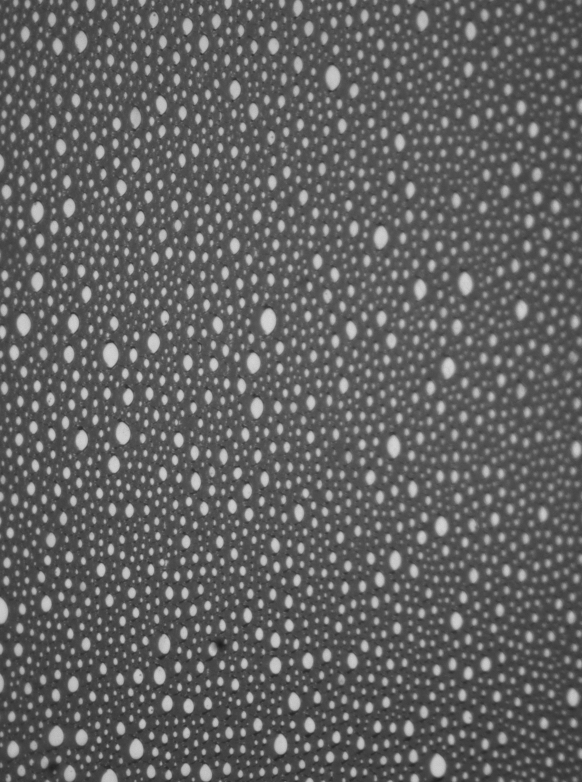
#> input picture data/304910.png, 582 x 782 px; its folder holds only this picture in this run
$ python img_analysis.py
#> lines starting #> are read from the running program, lines starting #| are printed output that depends on the picture; after the words box and inside, x2 and y2 are one past the last pixel; in counts of white or black regions, pixels touching at a corner belong together

"""
Created on Mon Nov 15 09:34:54 2021

@author: lamolinairie
"""
import csv
import matplotlib.colors as mcolors
from PIL import Image
import pandas as pd
import cv2   #install opencv-python
import numpy as np
import matplotlib.pyplot as plt
import os
import statistics

##### function to load and convert image
def load_and_convert_image(input_image):
    ''' load the file and returns it in grayscale
    as well as an empty canvas, and the binarized image'''
#> called with input_image = 'data/304910.png'
    # Reading image and converting it to gray scale
    # font = cv2.FONT_HERSHEY_COMPLEX
    img = cv2.imread(input_image)
#> img is the input picture: shape (782, 582, 3); min 28, max 214, mean 97.7
    gray_img = cv2.cvtColor(img, cv2.COLOR_BGR2GRAY)
    gray_img = gray_img[0:782, 10:582]
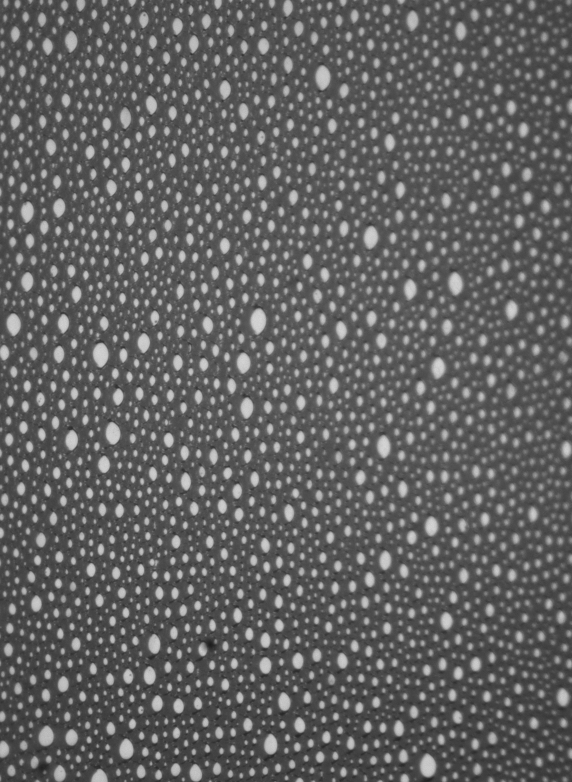
#> gray_img: shape (782, 572); min 28, max 214, mean 97.8

    # get a blank canvas for drawing contour
    canvas = np.zeros(gray_img.shape, np.uint8)

    th2 = cv2.adaptiveThreshold(gray_img, 255, cv2.ADAPTIVE_THRESH_MEAN_C, cv2.THRESH_BINARY_INV, 55, 5)
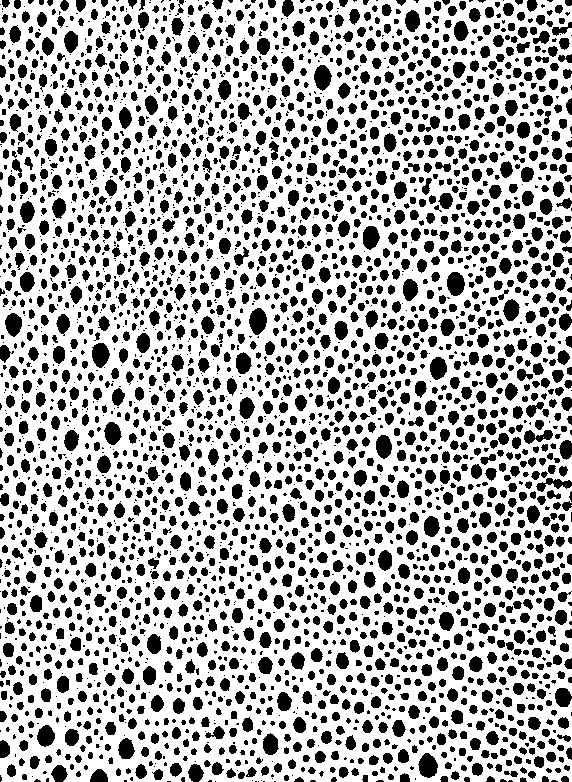
#> th2: shape (782, 572); 68.1% white; 3691 black regions (1436 under 20 px), largest, box (x1, y1, x2, y2) and area: (418, 753, 438, 778) 358, (249, 308, 267, 335) 355, (447, 272, 465, 296) 335
    #Couper les bords qui gènent à l exclude borders
    #threshold = threshold[0:782, 15:582]
    th2 = cv2.bitwise_not(th2)
#> th2: shape (782, 572); 31.9% white; 3691 white regions (1436 under 20 px)

    contours, hierarchy = cv2.findContours(th2,cv2.RETR_TREE,cv2.CHAIN_APPROX_SIMPLE)
#> contours = 3698 contours, 1882 with area under 20; largest, box (x1, y1, x2, y2) and area: (418, 753, 438, 778) 327, (249, 308, 267, 335) 324, (447, 272, 465, 296) 304, (92, 343, 110, 368) 302, (314, 65, 332, 91) 301
    for cnt in contours:
        cv2.drawContours(th2,[cnt],0,255,-1)
#> this loop made 3698 passes
#> cnt on passes 1 to 3: [[274, 781], [275, 781]], [[263, 781], [264, 781]], [[258, 781]]
    im_adapt = cv2.bitwise_not(th2)
    im_adapt = cv2.bitwise_not(im_adapt)

    cv2.waitKey(0)

    return gray_img, canvas, im_adapt

##### function to analyse the contours and extract the area of the bubbles (and so the radius)
def analyse_contours(contours, min_area=10):
    ''' Function which analyses the contour and extract the geometrical informations, such as:
        Area, Perimeter, center of mass, ....'''
    areas = np.array([cv2.contourArea(i)for i in contours])
    perimeters = np.array([cv2.arcLength(i,True)for i in contours])
    #discards too small droplets, value for min_area should eventually be better defined
    perimeters = perimeters[areas>min_area]
    areas = areas[areas>min_area]
    centers_of_mass = []
    for j, cnt in enumerate(contours):
        if cv2.contourArea(cnt) > min_area:
            M = cv2.moments(cnt)
            cx= int(M['m10']/M['m00'])
            cy= int(M['m01']/M['m00'])
            centers_of_mass.append([cx,cy])
    return areas, perimeters, np.array(centers_of_mass)

### Function to reject non entire bubbles (at the borders)
def reject_borders(image_):
    out_image = image_.copy()
    h, w = image_.shape[:2]
    for row in range(h):
        if out_image[row, 0] == 255:
            cv2.floodFill(out_image, None, (0, row), 0)
        if out_image[row, w - 1] == 255:
            cv2.floodFill(out_image, None, (w - 1, row), 0)
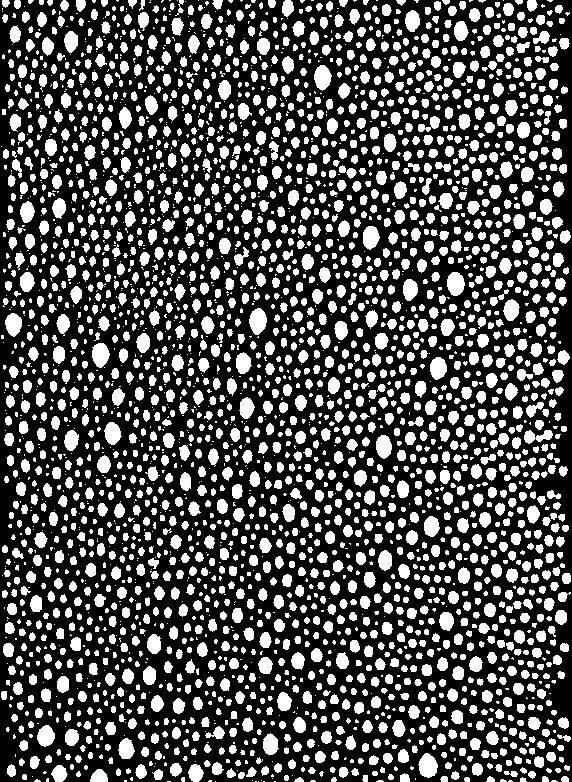
#> out_image: shape (782, 572); 31.2% white; 3607 white regions (1398 under 20 px), largest, box (x1, y1, x2, y2) and area: (418, 753, 438, 778) 358, (249, 308, 267, 335) 355, (447, 272, 465, 296) 335
    for col in range(w):
        if out_image[0, col] == 255:
            cv2.floodFill(out_image, None, (col, 0), 0)
        if out_image[h - 1, col] == 255:
            cv2.floodFill(out_image, None, (col, h - 1), 0)
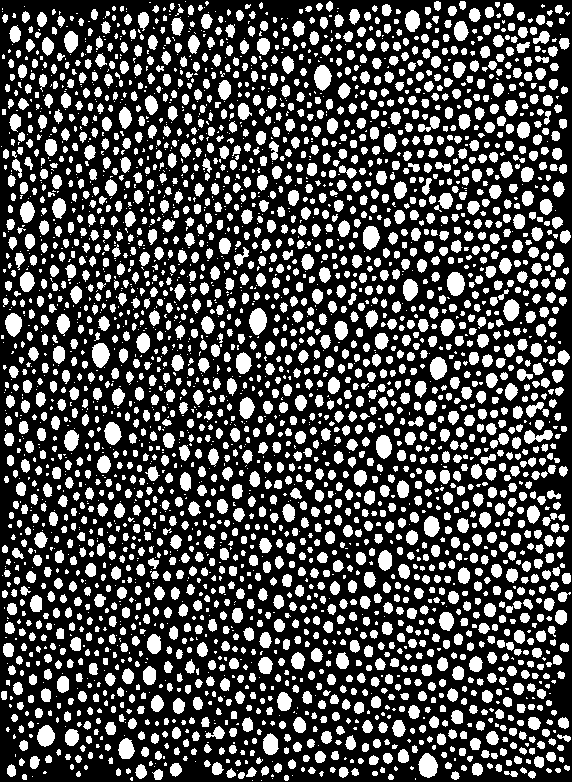
#> out_image: shape (782, 572); 30.7% white; 3540 white regions (1362 under 20 px), largest, box (x1, y1, x2, y2) and area: (418, 753, 438, 778) 358, (249, 308, 267, 335) 355, (447, 272, 465, 296) 335
    return out_image

##### function to calculate the liquid fraction (with the numbers of black and white pixels)
def calc_liquid_volume_fraction(threshold):
    ''' From the binarized and holes filled image calculates the liquid volume fraction'''
    vol_h = 1 - np.count_nonzero(im_adapt) / (np.shape(im_adapt)[0] * np.shape(im_adapt)[1])
    frac_v = 100*0.36*(1-np.sqrt(1-vol_h))**2
    return vol_h, frac_v

def skeleton(img):
    # Step 1: Create an empty skeleton
    size = np.size(img)
#> size = 447304
    skel = np.zeros(img.shape, np.uint8)
    img = cv2.bitwise_not(img)
    # Get a Cross Shaped Kernel
    element = cv2.getStructuringElement(cv2.MORPH_CROSS, (3,3))
#> element = [[0, 1, 0], [1, 1, 1], [0, 1, 0]]

    # Repeat steps 2-4
    while True:
        #Step 2: Open the image
        open = cv2.morphologyEx(img, cv2.MORPH_OPEN, element)
        #Step 3: Substract open from the original image
        temp = cv2.subtract(img, open)
        #Step 4: Erode the original image and refine the skeleton
        eroded = cv2.erode(img, element)
        skel = cv2.bitwise_or(skel,temp)
        img = eroded.copy()
        # Step 5: If there are no white pixels left ie.. the image has been completely eroded, quit the loop
        if cv2.countNonZero(img)==0:
            break
#> this loop made 10 passes
#> pass 1, in skeleton, `temp = cv2.subtract(img, open)`:
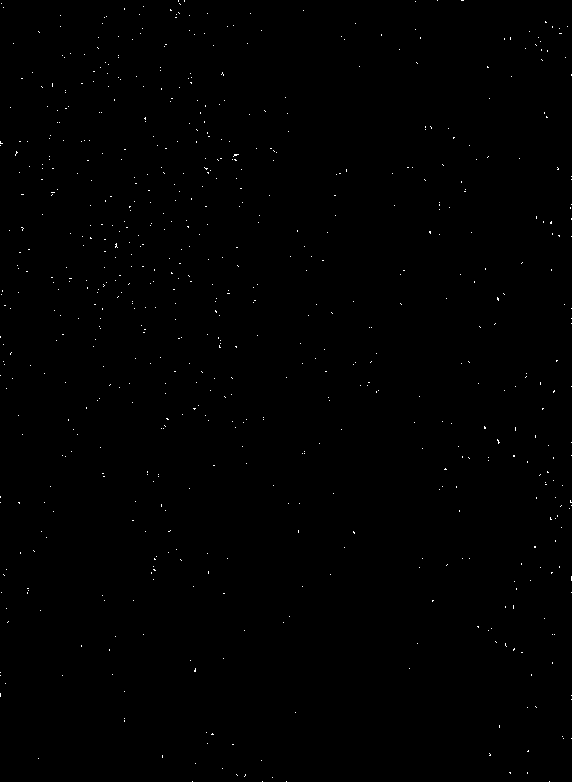
#> temp: shape (782, 572); 0.24% white in thin lines or dots
#> pass 1, in skeleton, `eroded = cv2.erode(img, element)`:
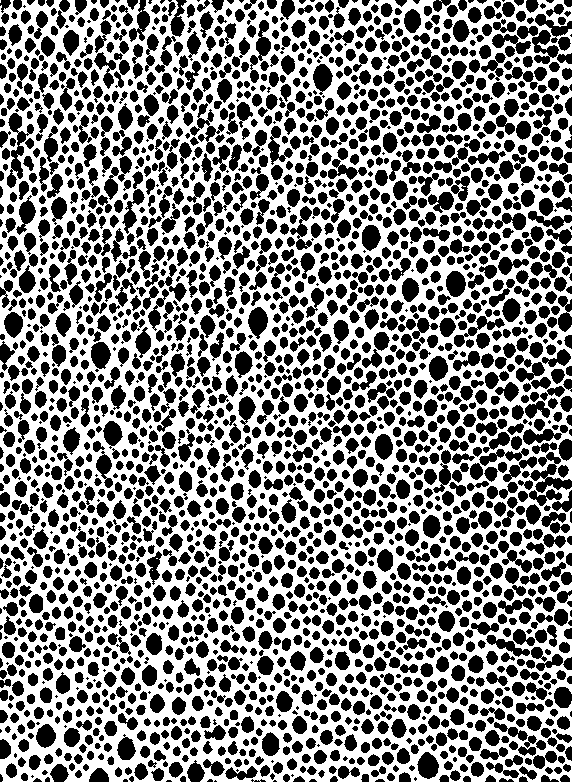
#> eroded: shape (782, 572); 52.2% white; 2601 black regions (269 under 20 px), largest, box (x1, y1, x2, y2) and area: (7, 113, 34, 188) 712, (530, 452, 572, 493) 701, (190, 103, 225, 154) 536
#> after the loop:
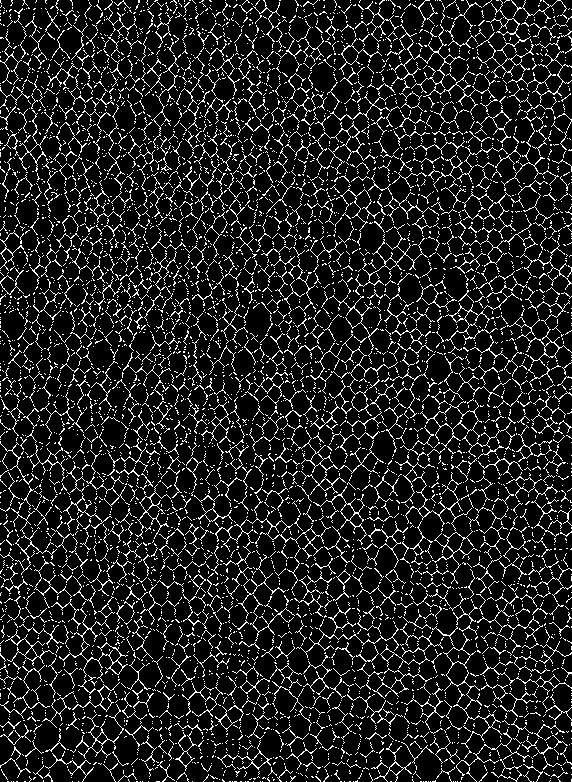
#> skel: shape (782, 572); 12.5% white in thin lines or dots
    skel2 = cv2.bitwise_not(skel)
#> skel2: shape (782, 572); 87.5% white; black in thin lines or dots
    cv2.waitKey(0)
    return skel, skel2

def calc_specific_area(skelete):
    ''' From the binarized and holes filled image calculates the liquid volume fraction'''
    height, width = skelete.shape
    S_V = np.count_nonzero(skel)/( height* width*0.01168*0.1) #cm-1
    return S_V


path_data = r'data'

all_data_params = pd.DataFrame()

for filename in os.listdir(path_data):
    if filename.endswith('.png'):
        average_params = pd.DataFrame()
        gray_img, canvas, im_adapt = load_and_convert_image(os.path.join(path_data,filename)) #to calcultate S/V, liquid fraction
        img_out = reject_borders(im_adapt) #to calculate the radius
       # img_out=im_adapt

        skel, skel2=skeleton(im_adapt)
        contours, hierarchy= cv2.findContours(img_out, cv2.RETR_TREE,cv2.CHAIN_APPROX_SIMPLE)
#> contours = 3540 contours, 1784 with area under 20; largest, box (x1, y1, x2, y2) and area: (418, 753, 438, 778) 327, (249, 308, 267, 335) 324, (447, 272, 465, 296) 304, (92, 343, 110, 368) 302, (314, 65, 332, 91) 301
        areas, perimeters, centers_of_mass = analyse_contours(contours, min_area=10)
#> in analyse_contours, `areas = np.array([cv2.contourArea(i)for i in contours])`: areas = 3540 values, max 327 at index 85, min 0 at index 0, mean 30
#> in analyse_contours, `perimeters = np.array([cv2.arcLength(i,True)for i in contours])`: perimeters = 3540 values, max 87.5 at index 1434, min 0 at index 0, mean 17.75
#> in analyse_contours, `perimeters = perimeters[areas>min_area]`: perimeters = 2302 values, max 87.5 at index 1017, min 12.24 at index 81, mean 25.03
#> in analyse_contours, `areas = areas[areas>min_area]`: areas = 2302 values, max 327 at index 57, min 10.5 at index 8, mean 45
#> the loop in analyse_contours, `for j, cnt in enumerate(contours):` made 3540 passes
#> (cx, cy) on passes 8, 9, 11, 12, 13, 14, 15, 16: (286, 777), (390, 776), (24, 776), (240, 774), (531, 774), (511, 773), (454, 775), (374, 773)
#> after the loop in analyse_contours, `for j, cnt in enumerate(contours):`: centers_of_mass = 2302 pairs, first value 3 to 566, second value 4 to 777
        vol_h, frac_v=calc_liquid_volume_fraction(im_adapt)
#> in calc_liquid_volume_fraction, `vol_h = 1 - np.count_nonzero(im_adapt) / (np.shape(im_adapt)[0] * np.s..`: vol_h = 0.681
#> in calc_liquid_volume_fraction, `frac_v = 100*0.36*(1-np.sqrt(1-vol_h))**2`: frac_v = 6.81
#> vol_h = 0.681; frac_v = 6.81
        S_V_val = calc_specific_area(skel)
#> in calc_specific_area, `S_V = np.count_nonzero(skel)/( height* width*0.01168*0.1)`: S_V = 107
#> S_V_val = 107
        plt.figure()

        plt.axis('off')
        plt.imshow(im_adapt, cmap='gray')
        plt.savefig(str(filename)+'binary.jpg',dpi = 259,bbox_inches='tight', pad_inches=0)


        plt.axis('off')
        plt.imshow(skel2, cmap='gray')

        plt.savefig(str(filename)+'skeleton.jpg',dpi = 260,bbox_inches='tight', pad_inches=0)


        rad_px= np.sqrt(areas/np.pi)
#> rad_px = 2302 values, max 10.2 at index 57, min 1.83 at index 8, mean 3.54
        radius =  rad_px*0.01168
#> radius = 2302 values, max 0.119 at index 57, min 0.0214 at index 8, mean 0.0414
        mean_radius_val = statistics.mean(radius)
#> mean_radius_val = 0.0414
        radiuslist = radius.tolist()
#> radiuslist has the same summary as radius
        N_bubble = len(radiuslist)
#> N_bubble = 2302
        arealist=areas.tolist()
#> arealist has the same summary as areas in analyse_contours
       # print(radiuslist)


        data_pars = {'file': filename,
                    'S_V_img': S_V_val, # cm^(-1)
                    'radius_mean' : mean_radius_val, # cm
                    'liquid_frac' : frac_v,
                    'N_bubbles' : N_bubble} # %
#> data_pars = {'file': '304910.png', 'S_V_img': 107, 'radius_mean': 0.0414, 'liquid_frac': 6.81, 'N_bubbles': 2302}
#> (the run stopped early here; a loop or call above may not have finished)

$ run again, on data/304912.png
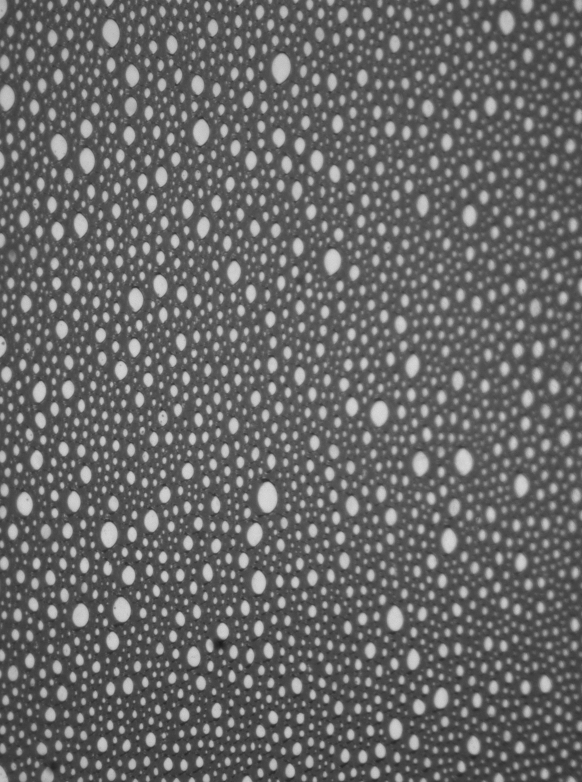
#> input picture data/304912.png, 582 x 782 px
#> in load_and_convert_image, img is the input picture: shape (782, 582, 3); min 27, max 217, mean 103.6
#> in load_and_convert_image, `contours, hierarchy = cv2.findContours(th2,cv2.RETR_TREE,cv2.CHAIN_APP..`: contours = 3312 contours, 1580 with area under 20; largest, box (x1, y1, x2, y2) and area: (247, 482, 268, 513) 478, (261, 53, 281, 84) 434, (443, 448, 464, 476) 403, (360, 401, 380, 427) 366, (91, 19, 110, 47) 355
#> the loop in load_and_convert_image, `for cnt in contours:` made 3312 passes
#> cnt on passes 1, 2, 4: [[375, 781], [378, 781]], [[56, 781], [58, 781]], [[353, 780], [352, 781], [350, 781], [354, 781]]
#> canvas: shape (782, 572); every value is 0
#> after the loop in reject_borders, `for col in range(w):`:
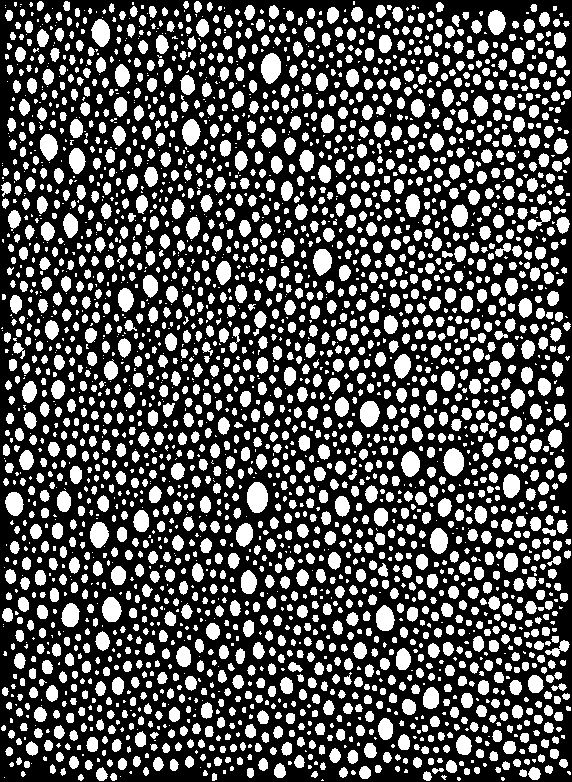
#> out_image: shape (782, 572); 32.4% white; 3169 white regions (1178 under 20 px), largest, box (x1, y1, x2, y2) and area: (247, 482, 268, 513) 515, (261, 53, 281, 84) 470, (443, 448, 464, 476) 437
#> size = 447304
#> element = [[0, 1, 0], [1, 1, 1], [0, 1, 0]]
#> after the loop in skeleton, `while True:`:
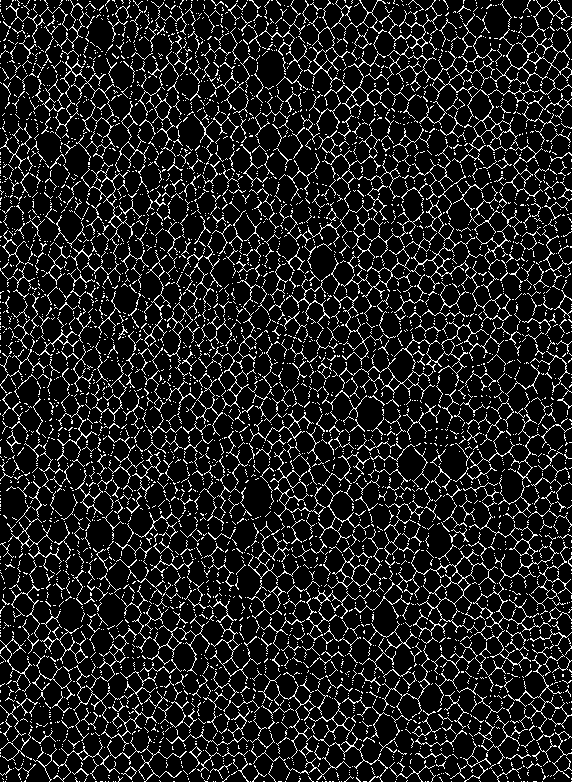
#> skel: shape (782, 572); 12.3% white in thin lines or dots
#> skel2: shape (782, 572); 87.7% white; black in thin lines or dots
#> `contours, hierarchy= cv2.findContours(img_out, cv2.RETR_TREE,cv2.CHAIN..`: contours = 3169 contours, 1495 with area under 20; largest, box (x1, y1, x2, y2) and area: (247, 482, 268, 513) 478, (261, 53, 281, 84) 434, (443, 448, 464, 476) 403, (360, 401, 380, 427) 366, (91, 19, 110, 47) 355
#> in analyse_contours, `areas = np.array([cv2.contourArea(i)for i in contours])`: areas = 3169 values, max 477.5 at index 1116, min 0 at index 3, mean 36.16
#> in analyse_contours, `perimeters = np.array([cv2.arcLength(i,True)for i in contours])`: perimeters = 3169 values, max 84.18 at index 1116, min 0 at index 3, mean 19.53
#> in analyse_contours, `perimeters = perimeters[areas>min_area]`: perimeters = 2128 values, max 84.18 at index 796, min 12.24 at index 21, mean 26.27
#> in analyse_contours, `areas = areas[areas>min_area]`: areas = 2128 values, max 477.5 at index 796, min 10.5 at index 21, mean 52.31
#> the loop in analyse_contours, `for j, cnt in enumerate(contours):` made 3169 passes
#> (cx, cy) on passes 7, 8, 9, 11, 12, 14, 15, 17: (80, 777), (213, 776), (113, 776), (426, 775), (314, 774), (22, 773), (352, 772), (204, 772)
#> after the loop in analyse_contours, `for j, cnt in enumerate(contours):`: centers_of_mass = 2128 pairs, first value 3 to 567, second value 4 to 777
#> in calc_liquid_volume_fraction, `vol_h = 1 - np.count_nonzero(im_adapt) / (np.shape(im_adapt)[0] * np.s..`: vol_h = 0.665
#> in calc_liquid_volume_fraction, `frac_v = 100*0.36*(1-np.sqrt(1-vol_h))**2`: frac_v = 6.4
#> `vol_h, frac_v=calc_liquid_volume_fraction(im_adapt)`: vol_h = 0.665; frac_v = 6.4
#> S_V = 105.2
#> rad_px = 2128 values, max 12.33 at index 796, min 1.83 at index 21, mean 3.77
#> radius = 2128 values, max 0.144 at index 796, min 0.0214 at index 21, mean 0.044
#> mean_radius_val = 0.044
#> radiuslist has the same summary as radius
#> N_bubble = 2128
#> arealist has the same summary as areas in analyse_contours
#> data_pars = {'file': '304912.png', 'S_V_img': 105.2, 'radius_mean': 0.044, 'liquid_frac': 6.4, 'N_bubbles': 2128}
